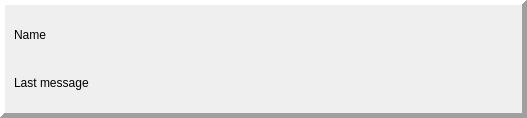
<?xml version="1.0" encoding="UTF-8"?>
<ui version="4.0">
 <class>Chat</class>
 <widget class="QWidget" name="Chat">
  <property name="geometry">
   <rect>
    <x>0</x>
    <y>0</y>
    <width>527</width>
    <height>118</height>
   </rect>
  </property>
  <property name="sizePolicy">
   <sizepolicy hsizetype="Expanding" vsizetype="Fixed">
    <horstretch>0</horstretch>
    <verstretch>0</verstretch>
   </sizepolicy>
  </property>
  <property name="windowTitle">
   <string>Form</string>
  </property>
  <layout class="QVBoxLayout" name="verticalLayout">
   <property name="spacing">
    <number>0</number>
   </property>
   <property name="leftMargin">
    <number>0</number>
   </property>
   <property name="topMargin">
    <number>0</number>
   </property>
   <property name="rightMargin">
    <number>0</number>
   </property>
   <property name="bottomMargin">
    <number>0</number>
   </property>
   <item>
    <widget class="QFrame" name="frame">
     <property name="autoFillBackground">
      <bool>true</bool>
     </property>
     <property name="frameShape">
      <enum>QFrame::Panel</enum>
     </property>
     <property name="frameShadow">
      <enum>QFrame::Raised</enum>
     </property>
     <property name="lineWidth">
      <number>5</number>
     </property>
     <property name="midLineWidth">
      <number>0</number>
     </property>
     <layout class="QVBoxLayout" name="verticalLayout_2">
      <item>
       <widget class="QLabel" name="Name">
        <property name="text">
         <string>Name</string>
        </property>
       </widget>
      </item>
      <item>
       <widget class="QLabel" name="LastMessage">
        <property name="autoFillBackground">
         <bool>false</bool>
        </property>
        <property name="text">
         <string>Last message</string>
        </property>
       </widget>
      </item>
     </layout>
    </widget>
   </item>
  </layout>
 </widget>
 <resources/>
 <connections/>
</ui>
